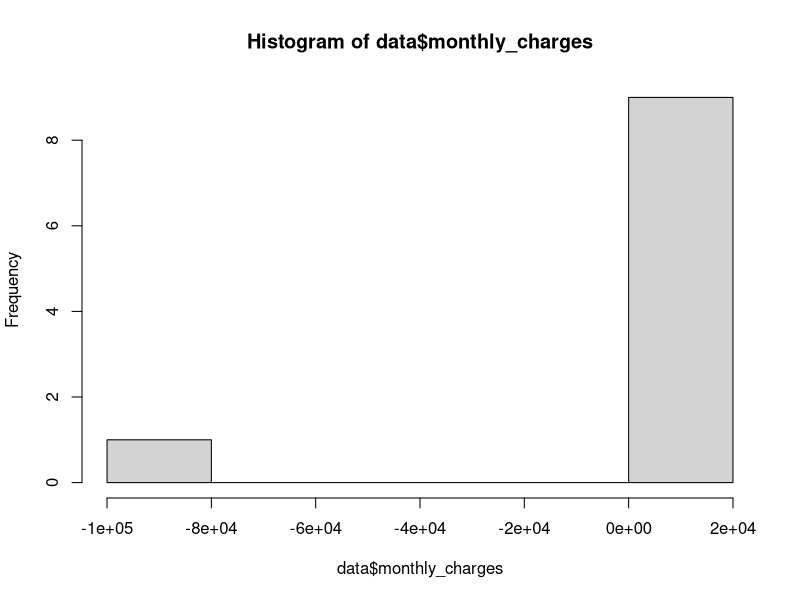
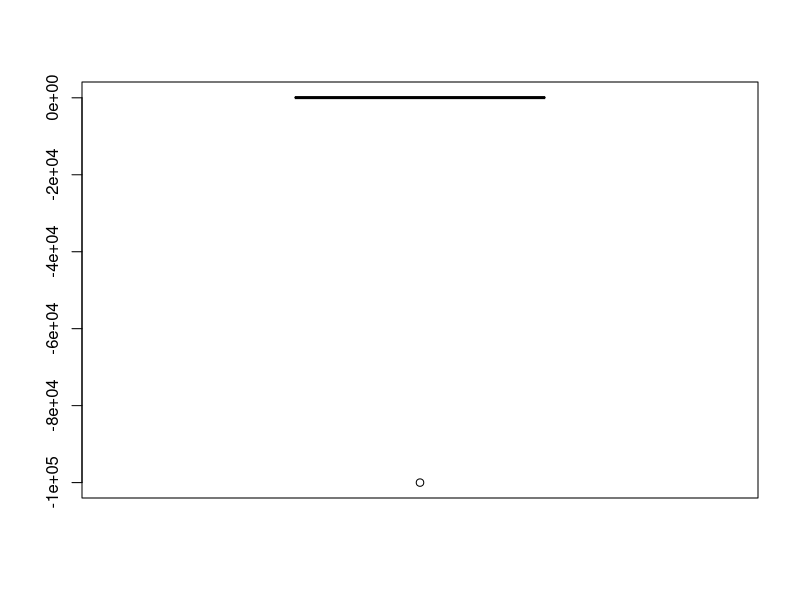
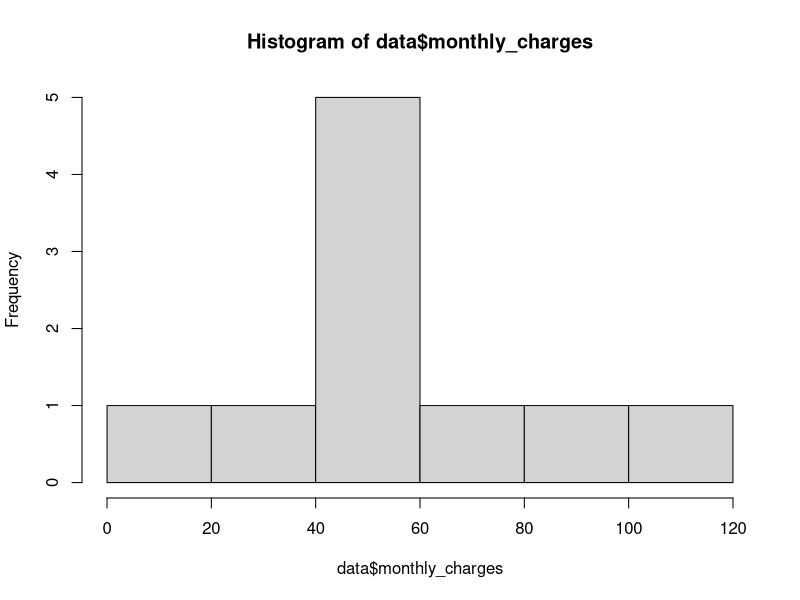
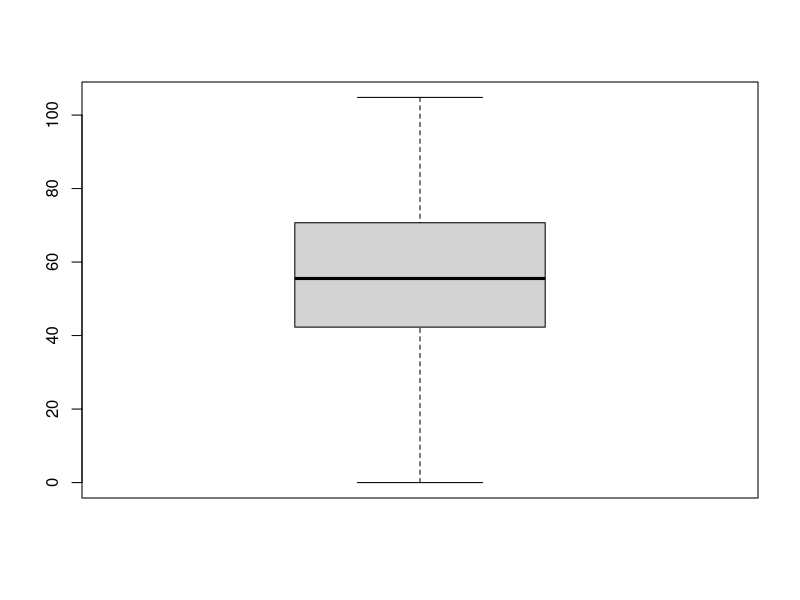
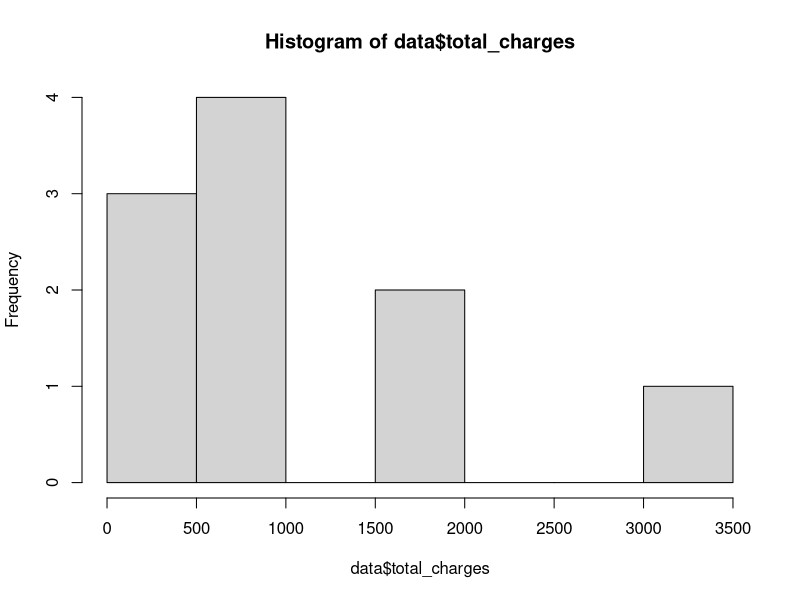
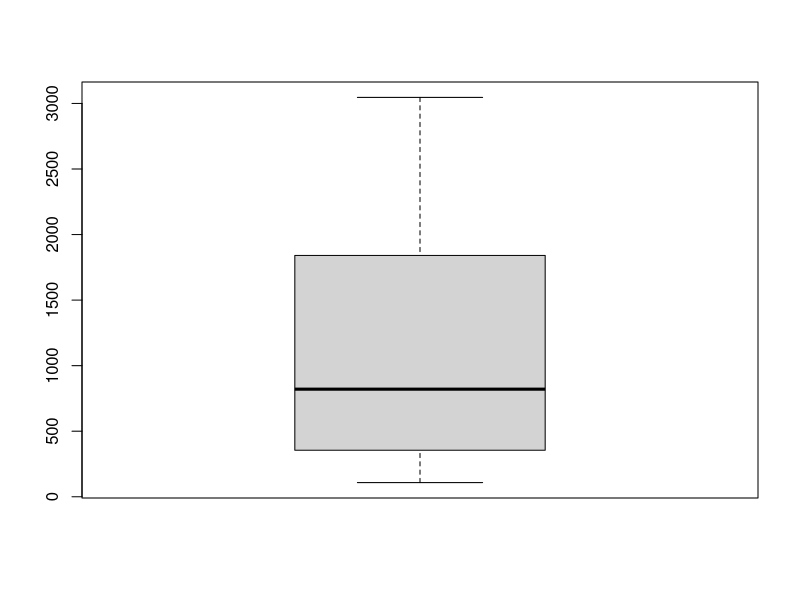
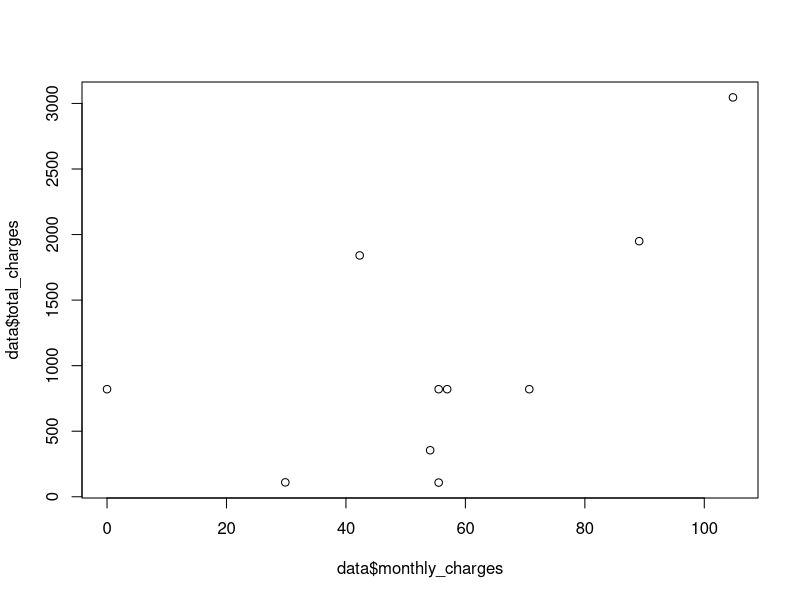

The R script that drew these images, in order:
###############################################################################
# coding_exercises_1_20201013.R
# Mark Hageman
# BANA 7025-001
# Oct. 12, 2020
###############################################################################

# Session Setup -----------------------------------------------------------
# 1.b
setwd('C:/users/Mark/Documents/BANA 7025 - Data Wrangling/Week 1/Material')


# Problem #2 --------------------------------------------------------------


#2.a
data <- read.csv('customer_churn_data_cleaning.csv', stringsAsFactors = F)

#2.b,c - There are 3 missing values out of 50 
#      in the 10 observations of 5 variables
data
str(data)
sum(is.na(data))
colSums(is.na(data))

#2.d
head(data, 5)


# Problem #3 --------------------------------------------------------------


#3.a
names(data)
names(data) <- c("customer_id", "monthly_charges", "total_charges", 
                 "payment_method", "churn")
#3.b
names(data)

#3.c
data$total_charges <- as.numeric(data$total_charges)
data$total_charges

#3.d
str(data)
 
#3.e
dim(data)
nrow(data)
ncol(data)


# Problem #4 --------------------------------------------------------------


#4.a - There are five missing values
sum(is.na(data))

#4.b
colSums(is.na(data))

#4.c
data$monthly_charges[is.na(data$monthly_charges)] <- 
  median(data$monthly_charges, na.rm = T)
data$total_charges[is.na(data$total_charges)] <- 
  median(data$total_charges, na.rm = T)

#4.d
sum(data$payment_method %in% c("", "--"))
data$payment_method[data$payment_method %in% c("", "--")] <- "Not stated"
sum(data$payment_method %in% c("", "--"))


# Problem #5 --------------------------------------------------------------


#5.a - Only the "total_charges" and "churn" columns are useful because the
#      "monthly_charges" column appears to have an invalid value for 
#      observation #8, and three of the ten observations have "Not stated"
#      in the "payment_method" field.
summary(data)

#5.b
table(data$customer_id)
table(data$payment_method)
table(data$churn)

#5.c - I notice that the mean of this variable is way out of line due to
#      the invalid value in observation #8.
summary(data$monthly_charges)

#5.d - Yes. The outlier is obviously invalid data.
hist(data$monthly_charges)
boxplot(data$monthly_charges)

#5.e
data$monthly_charges[data$monthly_charges < -10] <- 0 

#5.f - Yes, much better
summary(data$monthly_charges)
hist(data$monthly_charges)
boxplot(data$monthly_charges)

#5.g - There is nothing obvious to be fixed.
summary(data$total_charges)
hist(data$total_charges)
boxplot(data$total_charges)



# Problem #6 --------------------------------------------------------------


#6. - There does not appear to be any discernible relationship between 
#     monthly_charges and total_charges.
plot(data$monthly_charges, data$total_charges)












